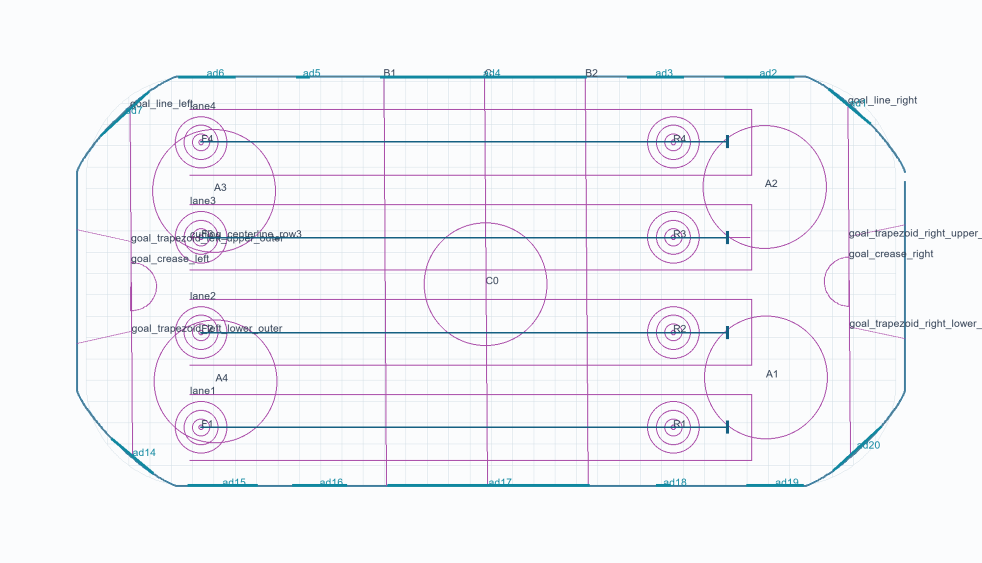
#> input picture events/ankara_2026/model_constraints/user_four_house_connection_lines_original.png, 1964 x 1125 px (shown at 1/2 size)
$ python -i vision_near_board_qualified.py   (imports and definitions only)
#> lines starting #> are read from the running program, lines starting #| are printed output that depends on the picture; after the words box and inside, x2 and y2 are one past the last pixel; in counts of white or black regions, pixels touching at a corner belong together
#> further down, picture is the input picture: shape (1125, 1964, 3); mean B, G, R 248.1, 244.6, 243.7
"""Replay the existing official-source near-board v6 material reader.

The retained generation binds navigation, masks and identities to exact source
pixels. Its fitted/interpolated curves are navigation or negative exclusions;
all positive positions still come from this RGB's material profiles.
Original v6 SHA256: 924394cdaf9136f438f87b7620f3043ccce2c4562aacadeb998413057f5eccc2.
"""
from functools import lru_cache
from pathlib import Path
import gzip
import hashlib
import json
import cv2
import numpy as np


# [24 lines left out: functions verified_bytes, qualified_index, mask_image, not called in this run]


# Source-only functions retained verbatim from the existing first-shot reader.
def broadcast_exclusion(bgr):
    """Read this exposure's actual timer rectangle; font holes are excluded."""
    out=np.zeros(bgr.shape[:2],bool)
    out[25:105,25:557]=True
    white=(bgr[920:1020,1650:1900].min(2)>216).astype(np.uint8)
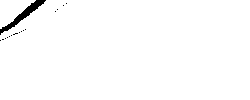
#> white: shape (100, 250); values 0 (black) and 1 (white), 98.7% white; 16 black regions (15 under 20 px), largest, box (x1, y1, x2, y2) and area: (0, 0, 46, 35) 312
    _,_,stats,_=cv2.connectedComponentsWithStats(white,8)
#> stats = [[0, 0, 67, 41, 332], [0, 0, 36, 29, 564], [0, 0, 250, 100, 24104]]
    valid=[]
    for st in stats[1:]:
        x,y,w,h,area=map(int,st)
        if area<600 or not 55<=w<=230 or not 10<=h<=70:
            continue
        rect=bgr[920+y:920+y+h,1650+x:1650+x+w]
        if int((rect.max(2)<110).sum())<40:
            continue
        valid.append(st)
#> this loop made 2 passes
#> after the loop, valid = []
    rectangle=None
    if valid:
        st=max(valid,key=lambda s:int(s[4]))
        x,y,w,h=map(int,st[:4]);x+=1650;y+=920
        rectangle=[x,y,x+w-1,y+h-1]
        timer=np.zeros(out.shape,np.uint8)
        timer[y:y+h,x:x+w]=1
        out|=cv2.dilate(timer,np.ones((9,9),np.uint8))>0
    return out,dict(actual_native_rectangle_xyxy_inclusive=rectangle,edge_halo_px=4,
        method="current-native white timer component rectangle with dark text, no historical timer mask",
        current_source_timer_present=rectangle is not None,
        applied_to_source_readouts_and_line_visibility=True)


def current_broadcast_exclusion(bgr):
 mask,legacy=broadcast_exclusion(bgr)
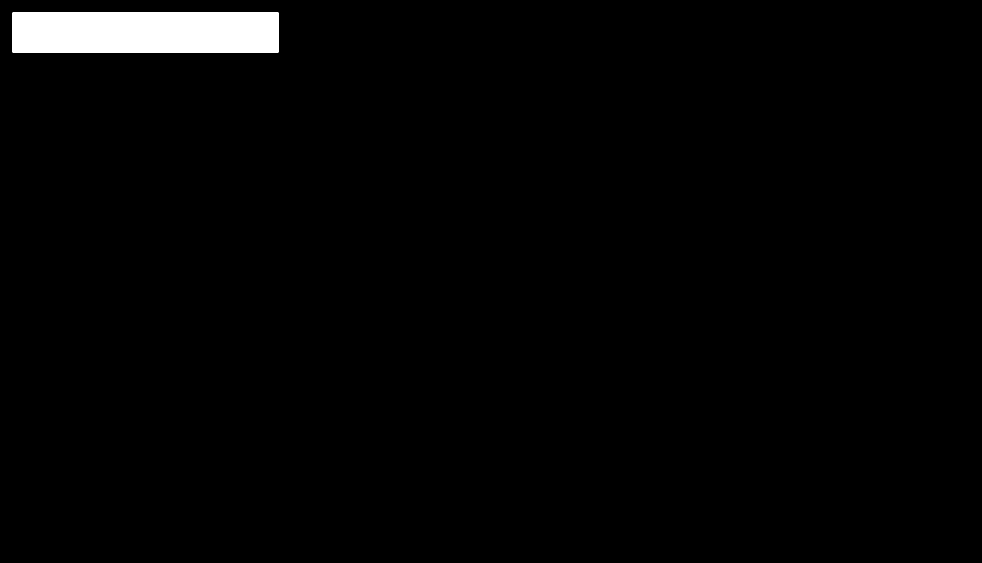
#> mask: shape (1125, 1964) bool (shown at 1/2 size); 1.9% white; 1 white region, box (x1, y1, x2, y2) and area: (25, 25, 557, 105) 42560
#> legacy = 5 items
 # The official broadcast timer stays in this source rectangle throughout
 # this shot. Its translucent grey-white background and grey digits can fail
 # both of the older absolute white/black component thresholds.
 rectangle=[1692,944,1864,1002]
 gray=cv2.cvtColor(bgr,cv2.COLOR_BGR2GRAY).astype(float)
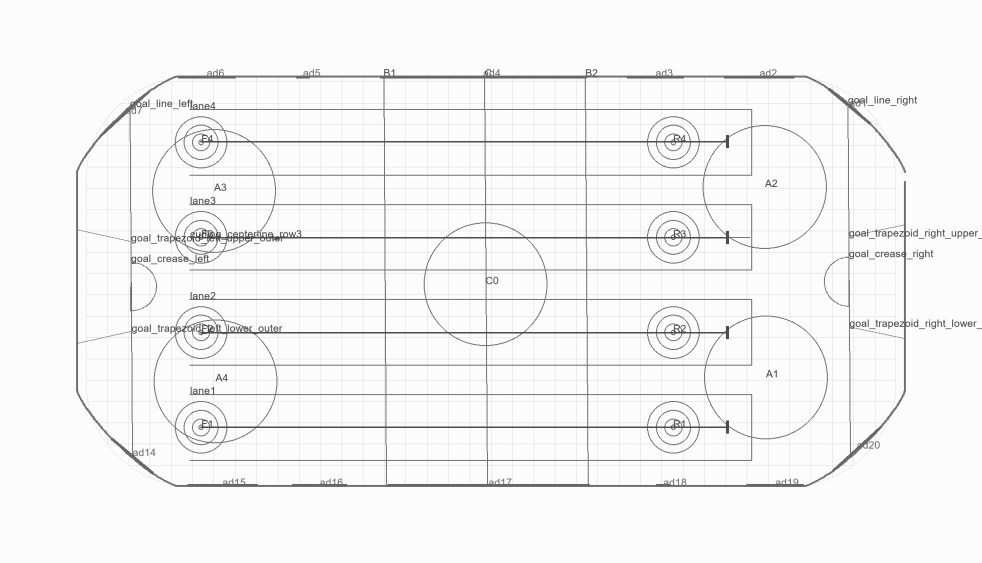
#> gray: shape (1125, 1964) float64 (shown at 1/2 size); min 44, max 255, mean 244.9
 body=gray[948:997,1697:1859];glyph=gray[956:994,1720:1848]
#> after `body = gray[948:997, 1697:1859]`: body: shape (49, 162) float64; every value is 252
#> after `glyph = gray[956:994, 1720:1848]`: glyph: shape (38, 128) float64; every value is 252
 background=float(np.quantile(body,.85));dark=glyph<min(190.,background-22)
#> after `background = float(np.quantile(body, 0.85))`: background = 252
#> after `dark = glyph < min(190.0, background - 22)`: dark: shape (38, 128) bool; every value is 0
 dark_count=int(dark.sum());yy,xx=np.nonzero(dark)
#> after `dark_count = int(dark.sum())`: dark_count = 0
#> after `yy, xx = np.nonzero(dark)`: yy = empty array; xx = empty array
 span=[int(np.ptp(xx))+1,int(np.ptp(yy))+1] if len(xx) else [0,0]
#> span = [0, 0]
 present=dark_count>=100 and span[0]>=55 and span[1]>=16
#> present = False
 if present:
  x0,y0,x1,y1=rectangle;mask[y0-4:y1+5,x0-4:x1+5]=True
 return mask,dict(actual_native_rectangle_xyxy_inclusive=rectangle if present else legacy['actual_native_rectangle_xyxy_inclusive'],
   current_source_timer_present=present or legacy['current_source_timer_present'],edge_halo_px=4,
   method='same-shot fixed source timer region confirmed by current grey digit mass and rectangle background; union with legacy components',
   current_source_glyph_dark_pixel_count=dark_count,current_source_glyph_extent_px=span,current_source_timer_background_q85=background,
   legacy_component_detector=legacy,applied_to_source_readouts_and_line_visibility=True)


# [148 lines left out: functions current_graphics, profiles, reread_qualified_near_board, not called in this run]

>>> import cv2
>>> picture = cv2.imread('../../events/ankara_2026/model_constraints/user_four_house_connection_lines_original.png')
>>> result = current_broadcast_exclusion(picture)
